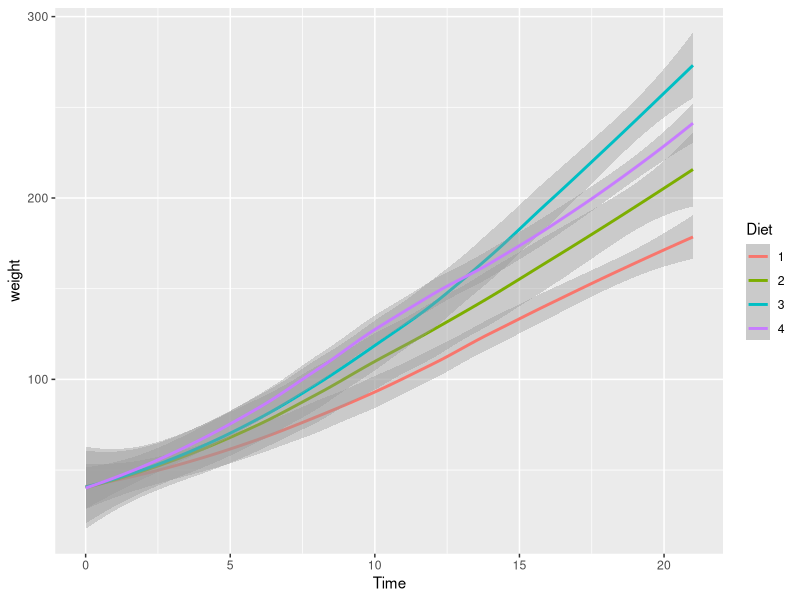
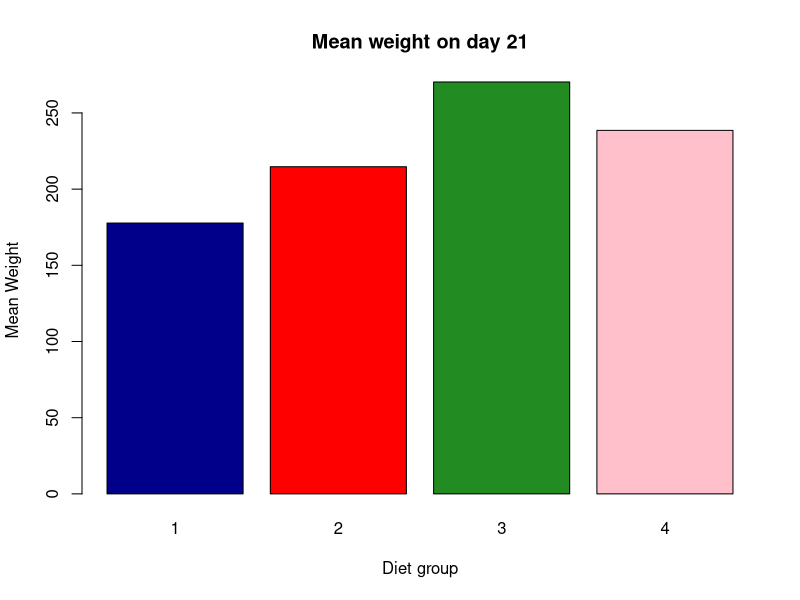

These figures' R source, in order:
#Imagine the following scenario: You are a data analyst/scientist at an
#organisation. You have been given a data set and asked to create a 
#meaningful data visualisation using this data. Using the ggplot in-built
#data sets in RStudio and the qplot function, get your creative juices 
#flowing and create a meaningful and impactful data visualization using
#your preferred data set.

library(ggplot2)
#ChickWeight
head(ChickWeight)

qplot(Time, weight,data=ChickWeight,group=Diet,geom="smooth", color = Diet)
cwsplit = split(ChickWeight,ChickWeight$Time)
means<-aggregate(x = cwsplit[[12]]$weight,                
                 by = list(cwsplit[[12]]$Diet),             
                 FUN = mean)

barplot(means$x, names.arg = c("1", "2", "3", "4"), main="Mean weight on day 21",xlab = "Diet group", ylab = "Mean Weight",col=c("darkblue","red","forestgreen","pink"))
